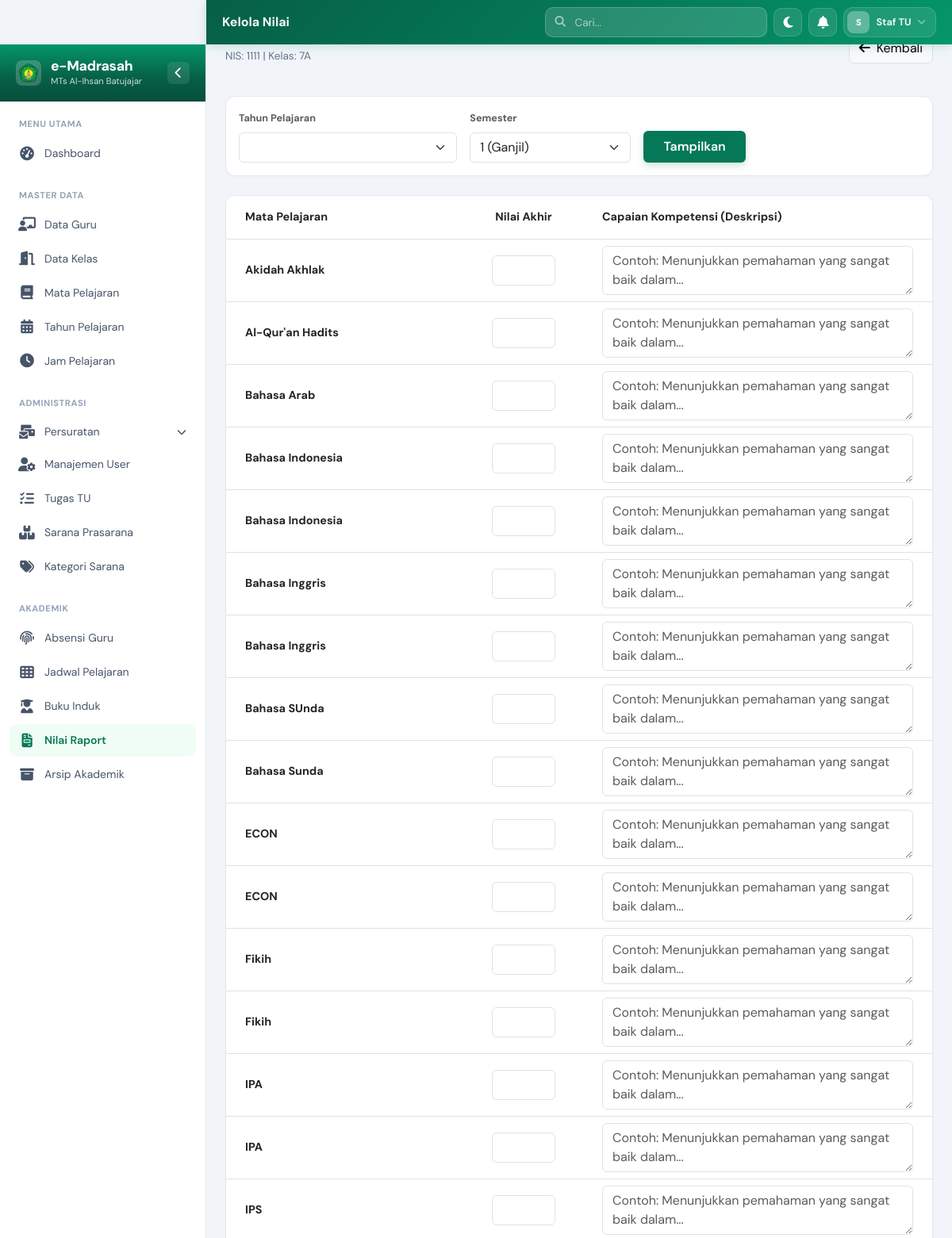
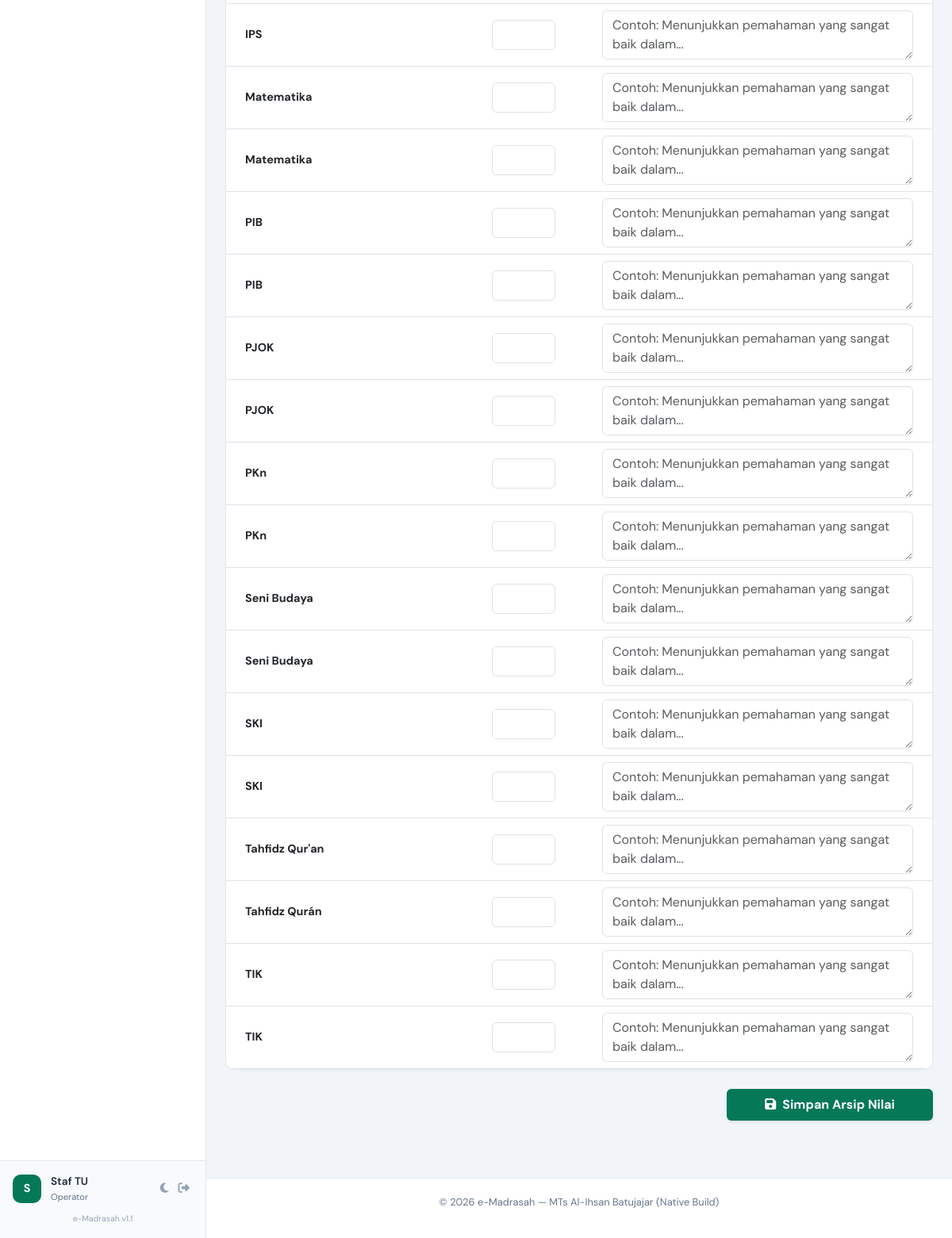
The app's page /modules/raport/manage.php?id=6 (signed in) with its own data (2 pictures, top to bottom).
### tables this page shows
CREATE TABLE `siswa` (
  `id` bigint unsigned NOT NULL AUTO_INCREMENT,
  `no_urut` smallint unsigned DEFAULT NULL COMMENT 'No. urut di buku induk',
  `nis` varchar(50) NOT NULL,
  `nisn` varchar(10) DEFAULT NULL COMMENT 'Nomor Induk Siswa Nasional',
  `nism` varchar(30) DEFAULT NULL COMMENT 'Nomor Induk Siswa Madrasah',
  `nik` varchar(16) DEFAULT NULL,
  `no_kk` varchar(16) DEFAULT NULL,
  `nama_lengkap` varchar(255) NOT NULL,
  `nama_panggilan` varchar(50) DEFAULT NULL,
  `kelas_id` bigint unsigned NOT NULL,
  `tahun_pelajaran_id` bigint unsigned DEFAULT NULL,
  `status` enum('Aktif','Lulus','Pindah','Keluar','Meninggal') DEFAULT 'Aktif',
  `jenis_kelamin` enum('L','P') DEFAULT NULL,
  `tempat_lahir` varchar(100) DEFAULT NULL,
  `tanggal_lahir` date DEFAULT NULL,
  `agama` varchar(20) DEFAULT NULL,
  `kewarganegaraan` varchar(30) DEFAULT 'Indonesia',
  `anak_ke` tinyint unsigned DEFAULT NULL,
  `saudara_kandung` tinyint unsigned DEFAULT '0',
  `saudara_tiri` tinyint unsigned DEFAULT '0',
  `saudara_angkat` tinyint unsigned DEFAULT '0',
  `status_anak` enum('Kandung','Tiri','Angkat') DEFAULT 'Kandung',
  `yatim_piatu` enum('Tidak','Yatim','Piatu','Yatim Piatu') DEFAULT 'Tidak',
  `bahasa_sehari_hari` varchar(50) DEFAULT NULL,
  `alamat` text,
  `rt` varchar(5) DEFAULT NULL,
  `rw` varchar(5) DEFAULT NULL,
  `desa_kelurahan` varchar(60) DEFAULT NULL,
  `kecamatan` varchar(60) DEFAULT NULL,
  `kabupaten_kota` varchar(60) DEFAULT NULL,
  `provinsi` varchar(50) DEFAULT NULL,
  `kode_pos` varchar(10) DEFAULT NULL,
  `nama_orang_tua` varchar(255) DEFAULT NULL,
  `no_telepon` varchar(20) DEFAULT NULL,
  `hp` varchar(20) DEFAULT NULL,
  `bertempat_tinggal_pada` varchar(60) DEFAULT NULL COMMENT 'Ortu/Saudara/Wali/Asrama/Kos',
  `jarak_ke_madrasah` varchar(10) DEFAULT NULL COMMENT 'km',
  `moda_transportasi` varchar(50) DEFAULT NULL,
  `golongan_darah` enum('A','B','AB','O','Tidak Tahu') DEFAULT 'Tidak Tahu',
  `penyakit_pernah_diderita` text,
  `kelainan_jasmani` varchar(100) DEFAULT NULL,
  `tinggi_badan_awal` decimal(5,2) DEFAULT NULL,
  `berat_badan_awal` decimal(5,2) DEFAULT NULL,
  `hobi_kesenian` varchar(100) DEFAULT NULL,
  `hobi_olahraga` varchar(100) DEFAULT NULL,
  `hobi_organisasi` varchar(100) DEFAULT NULL,
  `hobi_lain` varchar(100) DEFAULT NULL,
  `foto` varchar(255) DEFAULT NULL,
  `created_at` timestamp NULL DEFAULT NULL,
  `updated_at` timestamp NULL DEFAULT NULL,
  PRIMARY KEY (`id`),
  UNIQUE KEY `nis` (`nis`),
  UNIQUE KEY `siswa_nisn_unique` (`nisn`),
  UNIQUE KEY `nik` (`nik`),
  KEY `kelas_id` (`kelas_id`),
  CONSTRAINT `siswa_ibfk_1` FOREIGN KEY (`kelas_id`) REFERENCES `kelas` (`id`) ON DELETE CASCADE
);

CREATE TABLE `kelas` (
  `id` bigint unsigned NOT NULL AUTO_INCREMENT,
  `nama_kelas` varchar(255) NOT NULL,
  `tingkat` varchar(255) NOT NULL,
  `guru_pembimbing_id` bigint unsigned DEFAULT NULL,
  `kapasitas` int DEFAULT '40',
  `ruangan` varchar(100) DEFAULT NULL,
  `created_at` timestamp NULL DEFAULT NULL,
  `updated_at` timestamp NULL DEFAULT NULL,
  PRIMARY KEY (`id`),
  KEY `idx_guru_pembimbing` (`guru_pembimbing_id`),
  CONSTRAINT `kelas_ibfk_1` FOREIGN KEY (`guru_pembimbing_id`) REFERENCES `gurus` (`id`) ON DELETE SET NULL
);

CREATE TABLE `mapels` (
  `id` bigint unsigned NOT NULL AUTO_INCREMENT,
  `nama_mapel` varchar(255) NOT NULL,
  `created_at` timestamp NULL DEFAULT NULL,
  `updated_at` timestamp NULL DEFAULT NULL,
  PRIMARY KEY (`id`)
);

### includes/functions.php (called while the page is built, shortened)
<?php
function base_url($path = '') {
    $base_folder = "/emadrasah/";
    $path = ltrim($path, '/');
    if (preg_match('/^(assets|uploads|vendor)/', $path)) {
        return $base_folder . $path;
    }
    $parts = explode('?', $path, 2);
    $clean_path = $parts[0];
    $query = isset($parts[1]) ? '?' . $parts[1] : '';
    $clean_path = preg_replace('/^modules\//', '', $clean_path);
    if ($clean_path === 'index.php') {
        $clean_path = '';
    } else {
        $clean_path = preg_replace('/\/index\.php$/', '', $clean_path);
        $clean_path = preg_replace('/\.php$/', '', $clean_path);
    }
    return $base_folder . ltrim($clean_path, '/') . $query;
}
?>

### modules/raport/manage.php (the view, shortened to what this page needs)
<?php
include __DIR__ . '/../../includes/header.php';
$id = isset($_GET['id']) ? (int)$_GET['id'] : 0;
$stmt = $pdo->prepare("SELECT s.*, k.nama_kelas FROM siswa s LEFT JOIN kelas k ON s.kelas_id = k.id WHERE s.id = ?");
$stmt->execute([$id]);
$siswa = $stmt->fetch();
$semester = isset($_GET['semester']) ? $_GET['semester'] : 1;
$mapels = $pdo->query("SELECT * FROM mapels ORDER BY nama_mapel ASC")->fetchAll();
$nilai = [];
?>
<div class="page-header mb-4 fade-in">
    <div>
        <h2 class="page-title">Kelola Nilai: <?php echo $siswa['nama_lengkap']; ?></h2>
        <p class="page-subtitle">NIS: <?php echo $siswa['nis']; ?> | Kelas: <?php echo $siswa['nama_kelas'] ?: '-'; ?></p>
    </div>
    <div>
        <a href="<?php echo base_url('modules/raport/index.php'); ?>" class="btn btn-light border">
            <i class="fas fa-arrow-left me-2"></i>Kembali
        </a>
    </div>
</div>
<div class="card border-0 shadow-sm mb-4">
    <div class="card-body">
        <form action="<?php echo base_url('modules/raport/manage.php'); ?>" method="GET" class="row g-3 align-items-end">
            <div class="col-md-4">
                <label class="form-label small fw-bold text-muted">Tahun Pelajaran</label>
                <select name="tahun_pelajaran_id" class="form-select">
                </select>
            </div>
            <div class="col-md-3">
                <label class="form-label small fw-bold text-muted">Semester</label>
                <select name="semester" class="form-select">
                    <option value="1" <?php echo $semester == 1 ? 'selected' : ''; ?>>1 (Ganjil)</option>
                </select>
            </div>
            <div class="col-md-2">
                <button type="submit" class="btn btn-primary w-100">Tampilkan</button>
            </div>
        </form>
    </div>
</div>
<form action="<?php echo base_url('modules/raport/store.php'); ?>" method="POST">
    <div class="card border-0 shadow-sm overflow-hidden mb-4">
        <div class="table-responsive">
            <table class="table table-hover align-middle mb-0">
                <thead class="bg-gray-50">
                    <tr>
                        <th class="px-4 py-3" style="width: 300px;">Mata Pelajaran</th>
                        <th class="py-3 text-center" style="width: 150px;">Nilai Akhir</th>
                        <th class="py-3 px-4">Capaian Kompetensi (Deskripsi)</th>
                    </tr>
                </thead>
                <tbody>
                    <?php foreach ($mapels as $m): ?>
                    <?php
                        $val_angka = $nilai[$m['id']]['nilai_akhir'] ?? '';
                        $val_capaian = $nilai[$m['id']]['capaian_kompetensi'] ?? '';
                    ?>
                    <tr>
                        <td class="px-4">
                            <div class="fw-bold"><?php echo $m['nama_mapel']; ?></div>
                        </td>
                        <td class="text-center">
                            <input type="number" name="nilai[<?php echo $m['id']; ?>][angka]"
                                   class="form-control text-center fw-bold mx-auto"
                                   style="max-width: 80px;"
                                   min="0" max="100"
                                   value="<?php echo $val_angka; ?>">
                        </td>
                        <td class="px-4">
                            <textarea name="nilai[<?php echo $m['id']; ?>][capaian]"
                                      class="form-control" rows="2"
                                      placeholder="Contoh: Menunjukkan pemahaman yang sangat baik dalam..."><?php echo $val_capaian; ?></textarea>
                        </td>
                    </tr>
                    <?php endforeach; ?>
                </tbody>
            </table>
        </div>
    </div>
    <div class="text-end mb-5">
        <button type="submit" class="btn btn-primary px-5 fw-bold shadow-sm">
            <i class="fas fa-save me-2"></i>Simpan Arsip Nilai
        </button>
    </div>
</form>
<?php include __DIR__ . '/../../includes/footer.php'; ?>

### assets/css/custom.css (style rules this page uses)
:root { --em-green-950: #022c22; --em-green-900: #064e3b; --em-green-800: #065f46; --em-green-700: #047857; --em-green-600: #059669; --em-green-500: #10b981; --em-green-200: #a7f3d0; --em-green-100: #d1fae5; --em-green-50 : #f0fdf4; --em-gold : #b45309; --em-gold-light: #fef3c7; --em-gray-950: #020617; --em-gray-900: #0f172a; --em-gray-800: #1e293b; --em-gray-700: #334155; --em-gray-600: #475569; --em-gray-500: #64748b; --em-gray-400: #94a3b8; --em-gray-300: #cbd5e1; --em-gray-200: #e2e8f0; --em-gray-100: #f1f5f9; --em-gray-50 : #f8fafc; --em-white : #ffffff; --em-primary : var(--em-green-700); --em-primary-dark : var(--em-green-800); --em-primary-darker : var(--em-green-900); --em-surface : var(--em-white); --em-bg : #f1f5f9; --em-border : #e2e8f0; --em-text : #1e293b; --em-text-muted : #64748b; --em-sidebar-w : 260px; --em-sidebar-collapsed-w: 75px; --em-header-h : 56px; --em-r-md : 10px; --em-r-lg : 14px; --em-r-xl : 20px; --em-r-full: 9999px; --em-ease : cubic-bezier(0.4, 0, 0.2, 1); --em-dur : 250ms; }
body { font-family: 'DM Sans', 'Segoe UI', system-ui, sans-serif; background: var(--em-bg); color: var(--em-text); font-size: 0.9rem; -webkit-font-smoothing: antialiased; overflow-x: hidden; transition: background-color 0.3s ease, color 0.3s ease; }
h1, h2, h3, h4, h5, h6 { font-family: 'Plus Jakarta Sans', sans-serif; font-weight: 700; }
.fade-in { animation: emFadeIn 0.5s ease both; }
.card { border-radius: 12px !important; border: 1px solid var(--em-border) !important; box-shadow: 0 2px 4px rgba(0,0,0,0.02) !important; background: var(--em-white); transition: transform 0.2s, box-shadow 0.2s; }
.btn-primary { background: var(--em-primary); border: none; padding: 8px 20px; font-weight: 600; box-shadow: 0 4px 10px rgba(4, 120, 87, 0.2); }
.fade-in { animation: fadeIn 0.4s ease-out; }
.page-header { display: flex; flex-wrap: wrap; gap: 16px; justify-content: space-between; align-items: center; margin-bottom: 24px; }
.page-title { font-size: 1.5rem; font-weight: 800; color: var(--em-gray-900); }
.page-subtitle { font-size: 0.85rem; color: var(--em-gray-500); }

### records on screen
siswa: nis "1111", kelas.nama_kelas "7A"
mapels: nama_mapel "Akidah Akhlak", id "Contoh: Menunjukkan pemahaman yang sangat baik dalam..."
mapels: nama_mapel "Al-Qur'an Hadits", id "Contoh: Menunjukkan pemahaman yang sangat baik dalam..."
mapels: nama_mapel "Bahasa Arab", id "Contoh: Menunjukkan pemahaman yang sangat baik dalam..."
mapels: nama_mapel "Bahasa Indonesia", id "Contoh: Menunjukkan pemahaman yang sangat baik dalam..."
mapels: nama_mapel "Bahasa Indonesia", id "Contoh: Menunjukkan pemahaman yang sangat baik dalam..."
mapels: nama_mapel "Bahasa Inggris", id "Contoh: Menunjukkan pemahaman yang sangat baik dalam..."
mapels: nama_mapel "Bahasa Inggris", id "Contoh: Menunjukkan pemahaman yang sangat baik dalam..."
mapels: nama_mapel "Bahasa SUnda", id "Contoh: Menunjukkan pemahaman yang sangat baik dalam..."
mapels: nama_mapel "Bahasa Sunda", id "Contoh: Menunjukkan pemahaman yang sangat baik dalam..."
mapels: nama_mapel "ECON", id "Contoh: Menunjukkan pemahaman yang sangat baik dalam..."
mapels: nama_mapel "ECON", id "Contoh: Menunjukkan pemahaman yang sangat baik dalam..."
mapels: nama_mapel "Fikih", id "Contoh: Menunjukkan pemahaman yang sangat baik dalam..."
mapels: nama_mapel "Fikih", id "Contoh: Menunjukkan pemahaman yang sangat baik dalam..."
mapels: nama_mapel "IPA", id "Contoh: Menunjukkan pemahaman yang sangat baik dalam..."
mapels: nama_mapel "IPA", id "Contoh: Menunjukkan pemahaman yang sangat baik dalam..."
mapels: nama_mapel "IPS", id "Contoh: Menunjukkan pemahaman yang sangat baik dalam..."
mapels: nama_mapel "IPS", id "Contoh: Menunjukkan pemahaman yang sangat baik dalam..."
mapels: nama_mapel "Matematika", id "Contoh: Menunjukkan pemahaman yang sangat baik dalam..."
mapels: nama_mapel "Matematika", id "Contoh: Menunjukkan pemahaman yang sangat baik dalam..."
mapels: nama_mapel "PIB", id "Contoh: Menunjukkan pemahaman yang sangat baik dalam..."
mapels: nama_mapel "PIB", id "Contoh: Menunjukkan pemahaman yang sangat baik dalam..."
mapels: nama_mapel "PJOK", id "Contoh: Menunjukkan pemahaman yang sangat baik dalam..."
mapels: nama_mapel "PJOK", id "Contoh: Menunjukkan pemahaman yang sangat baik dalam..."
mapels: nama_mapel "PKn", id "Contoh: Menunjukkan pemahaman yang sangat baik dalam..."
mapels: nama_mapel "PKn", id "Contoh: Menunjukkan pemahaman yang sangat baik dalam..."
mapels: nama_mapel "Seni Budaya", id "Contoh: Menunjukkan pemahaman yang sangat baik dalam..."
mapels: nama_mapel "Seni Budaya", id "Contoh: Menunjukkan pemahaman yang sangat baik dalam..."
mapels: nama_mapel "SKI", id "Contoh: Menunjukkan pemahaman yang sangat baik dalam..."
mapels: nama_mapel "SKI", id "Contoh: Menunjukkan pemahaman yang sangat baik dalam..."
mapels: nama_mapel "Tahfidz Qur'an", id "Contoh: Menunjukkan pemahaman yang sangat baik dalam..."
mapels: nama_mapel "Tahfidz Qurán", id "Contoh: Menunjukkan pemahaman yang sangat baik dalam..."
mapels: nama_mapel "TIK", id "Contoh: Menunjukkan pemahaman yang sangat baik dalam..."
mapels: nama_mapel "TIK", id "Contoh: Menunjukkan pemahaman yang sangat baik dalam..."

### other values on screen
$page_title "Kelola Nilai"
substr($_SESSION['user_name'] ?? 'A', 0, 1) "S"
$_SESSION['user_name'] "Staf TU"
$_SESSION['user_role'] "Operator"
